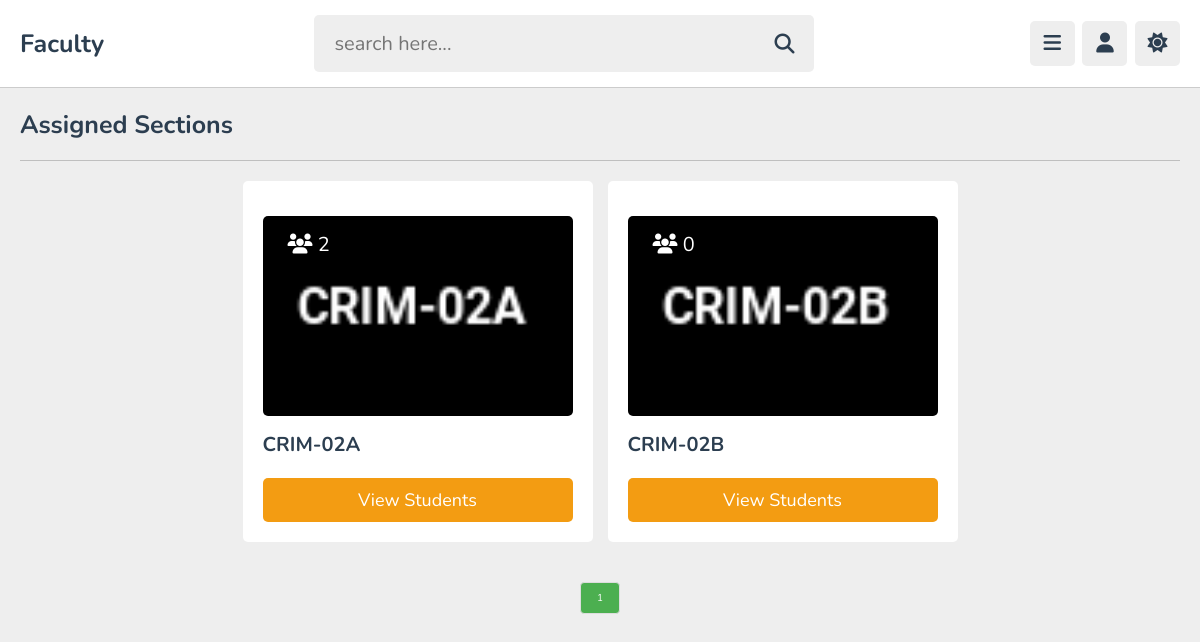
Page /teacher/myclass.php (signed in) on the committed database.
### tables this page shows
CREATE TABLE `tbl_section` (
  `section_id` varchar(50) NOT NULL,
  `teacher_id` varchar(50) NOT NULL
);

### teacher/myclass.php (the view, shortened to what this page needs)
<?php
include '../includes/connection.php';
if (isset($_COOKIE['teacher_id'])) {
    $teacher_id = $_COOKIE['teacher_id'];
} else {
    $teacher_id = '';
    header('location:index.php');
}
?>
<!DOCTYPE html>
<html lang="en">
<head>
    <link rel="stylesheet" href="https://cdnjs.cloudflare.com/ajax/libs/font-awesome/6.4.2/css/all.min.css"
 />
    <link rel="stylesheet" href="styles/main_style.css">
</head>
<body>
    <?php include '../includes/teacher_header.php'; ?>
    <section class="playlists">
        <h1 class="heading">Assigned Sections</h1>
        <div class="box-container">
            <?php
            $itemsPerPage = 3;
            $page = isset($_GET['page']) ? $_GET['page'] : 1;
            $offset = ($page - 1) * $itemsPerPage;
            $countQuery = $conn->prepare("SELECT COUNT(*) FROM `tbl_section` WHERE teacher_id = ?");
            $countQuery->execute([$teacher_id]);
            $totalItems = $countQuery->fetchColumn();
            $select_playlist = $conn->prepare("SELECT * FROM `tbl_section` WHERE teacher_id = ? LIMIT $offset, $itemsPerPage");
            $select_playlist->execute([$teacher_id]);
            if ($select_playlist->rowCount() > 0) {
                while ($fetch_class = $select_playlist->fetch(PDO::FETCH_ASSOC)) {
                    $section_id = $fetch_class['section_id'];
                    $count_videos = $conn->prepare("SELECT * FROM `tbl_studentclasses` WHERE section_name = ?");
                    $count_videos->execute([$section_id]);
                    $total_student = $count_videos->rowCount();
                    $thumbnailPath = "../tmp/$section_id.png";
                    ?>
                    <div class="box">
                        <div class="thumb">
                            <span>
                            <i class="fa-solid fa-users"></i>
                                <?= $total_student; ?>
                            </span>
                            <img src="<?= $thumbnailPath; ?>" alt="">
                        </div>
                        <h3 class="title">
                            <?= $fetch_class['section_id']; ?>
                        </h3>
                        <form action="" method="post" class="flex-btn">
                            <a href="studentview.php?section_id=<?= $section_id; ?>" class="option-btn">View students</a>
                        </form>
                    </div>
                    <?php
                }
            } else {
                echo '<p class="empty">no assigned classes yet!</p>';
            }
            ?>
        </div>
    </section>
    <?php
    $totalPages = ceil($totalItems / $itemsPerPage);
    echo '<div class="pagination">';
    for ($i = 1; $i <= $totalPages; $i++) {
        echo '<a href="?page=' . $i . '" class="' . ($page == $i ? 'active' : '') . '">' . $i . '</a>';
    }
    echo '</div>';
    ?>
</body>
</html>

### teacher/styles/main_style.css (style rules this page uses)
:root { --main-color: #126738; --red: #e74c3c; --hover_button: #df2612; --oragen: #f39c12; --white: #fff; --black: #2c3e50; --light-color: #888; --light-bg: #eee; --border: .1rem solid rgba(0, 0, 0, .2); }
* { font-family: 'Nunito', sans-serif; margin: 0; padding: 0; box-sizing: border-box; outline: none; border: none; text-decoration: none; }
html { font-size: 62.5%; overflow-x: hidden; }
body { background-color: var(--light-bg); padding-left: 30rem; }
section { padding: 2rem; max-width: 1200px; margin: 0 auto; }
.btn, .option-btn, .delete-btn, .inline-btn, .inline-option-btn, .inline-delete-btn { border-radius: .5rem; padding: 1rem 3rem; font-size: 1.8rem; color: #fff; margin-top: 1rem; text-transform: capitalize; cursor: pointer; text-align: center; }
.btn, .option-btn, .delete-btn { display: block; width: 100%; }
.option-btn, .inline-option-btn { background-color: var(--oragen); }
.flex-btn { display: flex; gap: 1rem; }
.heading { padding-bottom: 1.8rem; border-bottom: var(--border); font-size: 2.5rem; color: var(--black); text-transform: capitalize; margin-bottom: 2rem; }
.pagination { display: flex; justify-content: center; align-items: center; margin-top: 20px; margin-bottom: 10px; }
.pagination a, .pagination span { padding: 8px 16px; margin: 0 5px; border: 1px solid #ddd; text-decoration: none; color: #fff; border-radius: 4px; transition: background-color 0.3s; cursor: pointer; }
.pagination .active { background-color: #4CAF50; color: white; }
.playlists .box-container { display: grid; grid-template-columns: repeat(auto-fit, 35rem); align-items: flex-start; justify-content: center; gap: 1.5rem; }
.playlists .box-container .box { background-color: var(--white); border-radius: .5rem; padding: 2rem; overflow-x: hidden; }
.playlists .box-container .box .thumb { height: 20rem; position: relative; margin: 1.5rem 0; }
.playlists .box-container .box .thumb img { height: 100%; width: 100%; object-fit: cover; border-radius: .5rem; }
.playlists .box-container .box .thumb span { background-color: rgba(0, 0, 0, .3); color: #fff; border-radius: .5rem; position: absolute; top: 1rem; left: 1rem; padding: .5rem 1.5rem; font-size: 2rem; }
.playlists .box-container .box .title { font-size: 2rem; color: var(--black); margin-bottom: 1rem; text-overflow: ellipsis; white-space: nowrap; overflow-x: hidden; }
@media (max-width:1200px) { body { padding-left: 0; } }

### rows in the picture
tbl_section: total_student "2", section_id (picture), section_id "CRIM-02A"
tbl_section: total_student "0", section_id (picture), section_id "CRIM-02B"
